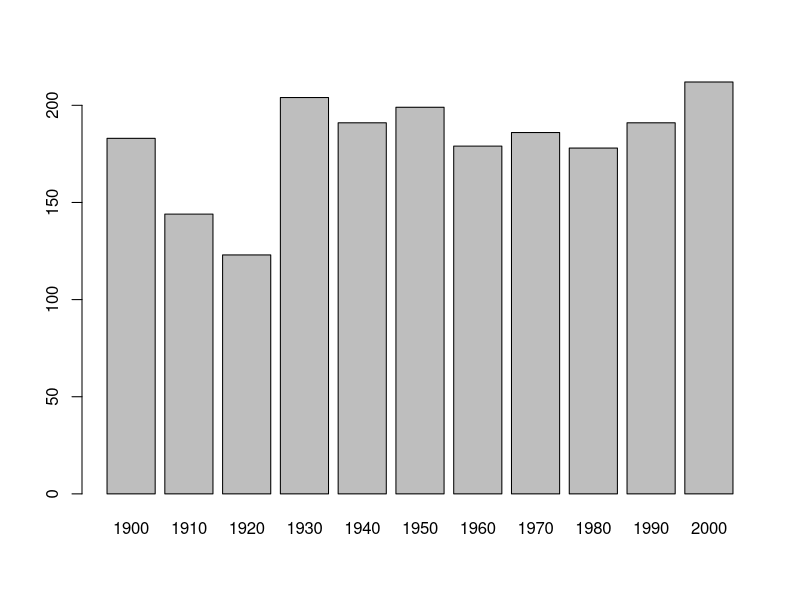
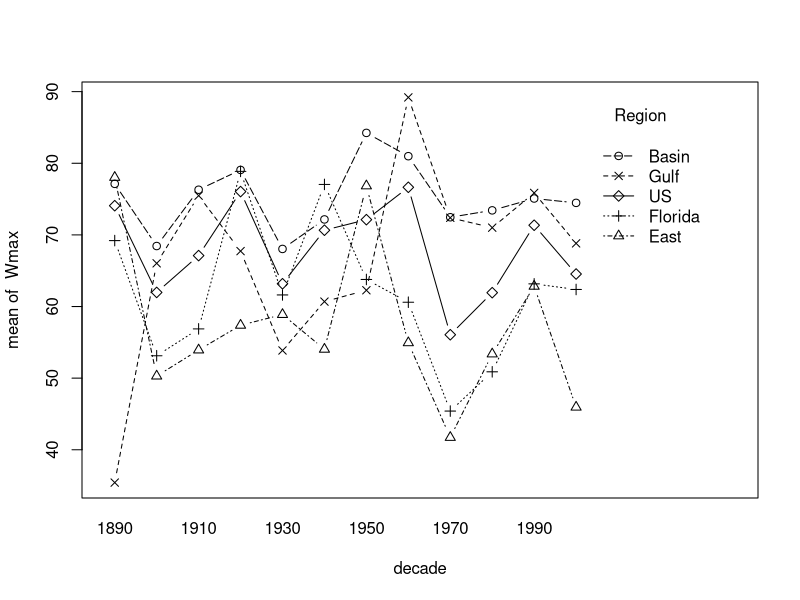
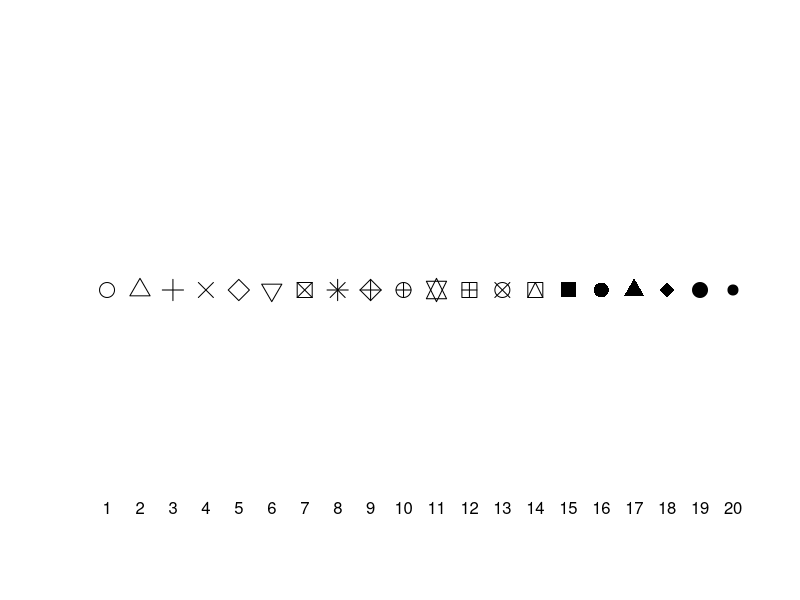
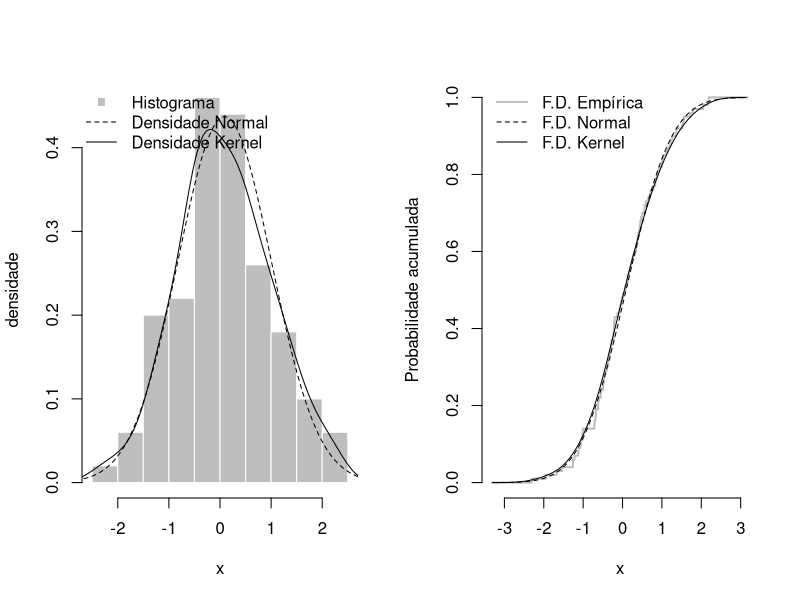
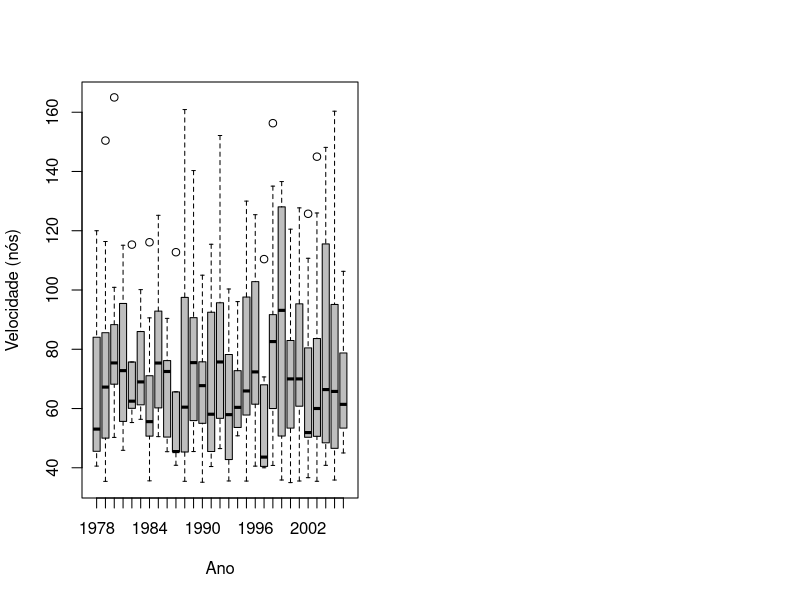
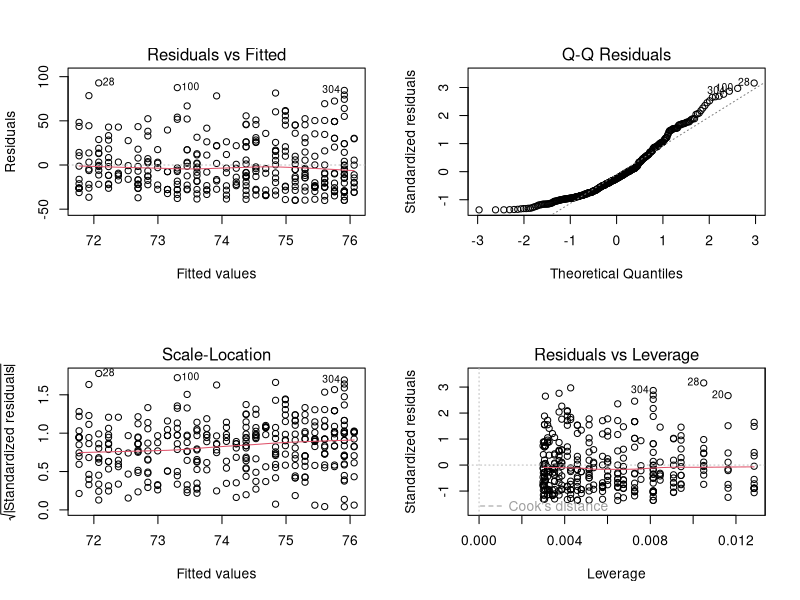
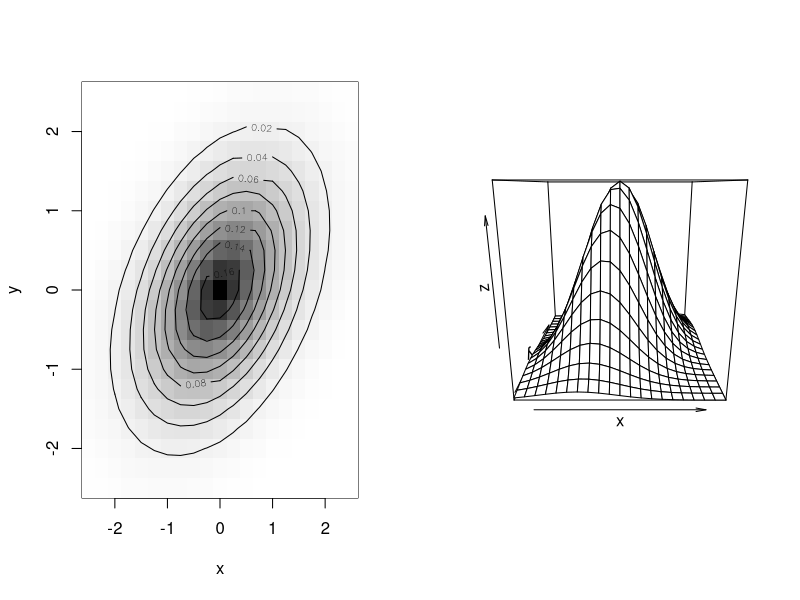
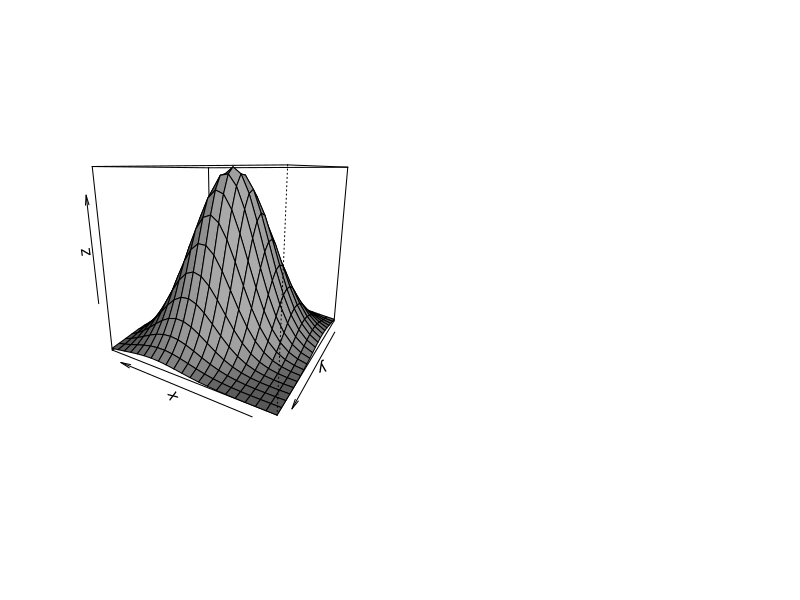

Generate these figures, in order, with R: (Note: this script raises an error after producing the figures.)
## ---- chunk 1
library(knitr)
## ---- chunk 2
## EST053 - Métodos Computacionais para Análise de Risco
## Código da aula 05 - Gráficos no R

## ---- chunk 3
file_name = "05-graficos"
## ---- chunk 4
## Dados de ciclones tropicais nos EUA de 1899-2006
## ---- chunk 5
StormMax = read.table("../datasets/extremedatasince1899.csv", header=T, sep=",")
attach(StormMax)

## ---- chunk 6
table( trunc(Yr/10)*10 )[-1]

## ---- chunk 7
# gráfico de barra do número de ciclones por década
## ---- chunk 8
barplot( table( trunc(Yr/10)*10 )[-1] )

## ---- chunk 9
# gráfico de linhas - vel. média por década e região
## ---- chunk 10
decade = trunc(Yr/10)*10
interaction.plot(decade, Region, Wmax, type="b", pch=1:5)

## ---- chunk 11
plot(1:20,rep(1.2,20),pch=1:20,cex=2,xaxt="n",yaxt="n",bty="n",ylab="",xlab="")
mtext(text=1:20, side=1, at=1:20)
## ---- chunk 12
## Graficos lado a lado

## ---- chunk 13
set.seed(123)
x = rnorm(100)    # gerando amostra
par(mfrow=c(1,2)) # plotar com 1 linha e 2 colunas

## grafico 1: histograma
hist(x, xlab="x", ylab="densidade", main="", col="grey", border="white", probability=T)

# adicionar linhas da densidade (normal com estimadores de momentos)
u = seq(min(x)-1, max(x)+1, by=.01)
lines(u, dnorm(u,mean(x),sd(x)), lty=2)

# densidade estimada com kernel da normal
d = density(x)
lines(d$x, d$y)

# adicionar legenda
legend("topleft", legend=c("Histograma","Densidade Normal", "Densidade Kernel"),
       col=c("grey","black","black"), lwd=c(NA,1,1), lty=c(NA,2,1),
       pch=c(15,NA,NA), bty="n")

## grafico 2: função de distribuição empírica
F.empirica = function(y){
  mean(x<=y)
}

plot(u, Vectorize(F.empirica)(u), type="s", lwd=2, col="grey",
     xlab="x", ylab="Probabilidade acumulada", main="", axes=FALSE)
axis(1); axis(2)  # adicionar eixos
lines(d$x, cumsum(d$y)*diff(d$x)[1])      # f.d. kernel
lines(u, pnorm(u,mean(x),sd(x)), lty=2)   # f.d. normal

# adicionar legenda
legend("topleft", c("F.D. Empírica", "F.D. Normal", "F.D. Kernel"),
       col=c("grey","black","black"), lwd=c(2,1,1), lty=c(1,2,1), bty="n")
## ---- chunk 14
## Graficos para classes de objetos
## Voltando aos dados de ciclones...

## ---- chunk 15
# selecionando ciclones que ocorreram após 1977 na região 'Basin'
StormMax.Basin = subset(StormMax, (Region=="Basin")&(Yr>1977))
attach(StormMax.Basin)

## ---- chunk 16
# boxplot da velocidade por ano
## ---- chunk 17
boxplot(Wmax ~ as.factor(Yr), xlab="Ano", ylab="Velocidade (nós)", col="grey")

## ---- chunk 18
# regressão linear entre velocidade do vento e ano
model = lm(Wmax ~ Yr)
par(mfrow=c(2,2))
plot(model)

## ---- chunk 19
## Graficos 3D

# exemplo normal bivariada
## ---- chunk 20
binorm = function(x1,x2,r=0){
  exp( -(x1^2 + x2^2 - 2*r*x1*x2)/( 2*(1-r^2) ) )/( 2*pi*sqrt(1-r^2) )
}

## ---- chunk 21
x = y = seq(-2.5, 2.5, by=.25)
z = outer(x, y, function(u,v) binorm(u,v,r=.4))

## para escolher as cores
# install.packages("RColorBrewer")
require(RColorBrewer)
gray.col = gray.colors(n=100, start=0, end=1)

par(mfrow=c(1,2))

# gráfico 1: curva de níveis
image(x, y, z, col=rev(gray.col))
contour(x, y, z, add=TRUE)

# grafico 2: superfície 3D
persp(x, y, z)

## ---- chunk 22
persp(x, y, z, theta=210, col=gray.col[45], shade=TRUE)
## ---- chunk 23
# gerar arquivo com comandos do R
purl(input=paste0(file_name,".Rmd"),
     output=paste0("../labs/",file_name,".R"),
     documentation=0, encoding='UTF-8')
# Saída: 'filename.R' com apenas o código extraído do arquivo original
# Opções: documentation=1 inclui o texto no título dos chunks
# Para excluir um chunk do arquivo final, incluir a opção purl=FALSE no cabeçalho do chunk
